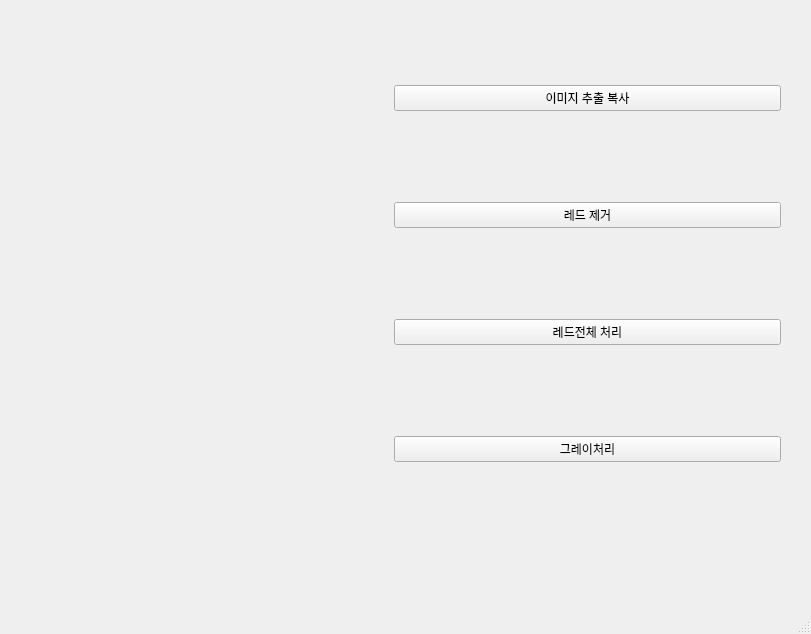
<?xml version="1.0" encoding="UTF-8"?>
<ui version="4.0">
 <class>MainWindow</class>
 <widget class="QMainWindow" name="MainWindow">
  <property name="geometry">
   <rect>
    <x>0</x>
    <y>0</y>
    <width>811</width>
    <height>634</height>
   </rect>
  </property>
  <property name="windowTitle">
   <string>MainWindow</string>
  </property>
  <widget class="QWidget" name="centralwidget">
   <widget class="QWidget" name="layoutWidget">
    <property name="geometry">
     <rect>
      <x>0</x>
      <y>0</y>
      <width>781</width>
      <height>551</height>
     </rect>
    </property>
    <layout class="QGridLayout" name="gridLayout">
     <item row="0" column="0" rowspan="4">
      <widget class="QLabel" name="label">
       <property name="styleSheet">
        <string notr="true"/>
       </property>
       <property name="text">
        <string/>
       </property>
      </widget>
     </item>
     <item row="0" column="1">
      <widget class="QPushButton" name="pushButton">
       <property name="text">
        <string>이미지 추출 복사</string>
       </property>
      </widget>
     </item>
     <item row="1" column="1">
      <widget class="QPushButton" name="pushButton_2">
       <property name="text">
        <string>레드 제거</string>
       </property>
      </widget>
     </item>
     <item row="2" column="1">
      <widget class="QPushButton" name="pushButton_3">
       <property name="text">
        <string>레드전체 처리</string>
       </property>
      </widget>
     </item>
     <item row="3" column="1">
      <widget class="QPushButton" name="pushButton_4">
       <property name="text">
        <string>그레이처리</string>
       </property>
      </widget>
     </item>
    </layout>
   </widget>
  </widget>
  <widget class="QMenuBar" name="menubar">
   <property name="geometry">
    <rect>
     <x>0</x>
     <y>0</y>
     <width>811</width>
     <height>21</height>
    </rect>
   </property>
  </widget>
  <widget class="QStatusBar" name="statusbar"/>
 </widget>
 <resources/>
 <connections/>
</ui>
